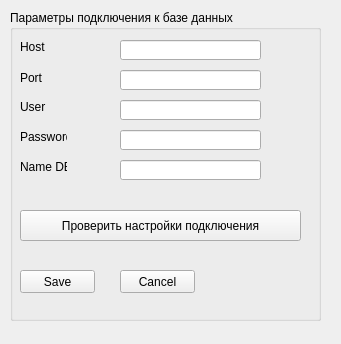
<?xml version="1.0" encoding="UTF-8"?>
<ui version="4.0">
 <class>connect_db</class>
 <widget class="QWidget" name="connect_db">
  <property name="geometry">
   <rect>
    <x>0</x>
    <y>0</y>
    <width>341</width>
    <height>344</height>
   </rect>
  </property>
  <property name="windowTitle">
   <string>Подключение к базе данных</string>
  </property>
  <widget class="QGroupBox" name="groupBox">
   <property name="geometry">
    <rect>
     <x>10</x>
     <y>10</y>
     <width>311</width>
     <height>311</height>
    </rect>
   </property>
   <property name="title">
    <string>Параметры подключения к базе данных</string>
   </property>
   <widget class="QLabel" name="port_db_lbl">
    <property name="geometry">
     <rect>
      <x>10</x>
      <y>60</y>
      <width>47</width>
      <height>16</height>
     </rect>
    </property>
    <property name="text">
     <string>Port</string>
    </property>
   </widget>
   <widget class="QLabel" name="host_db_lbl">
    <property name="geometry">
     <rect>
      <x>10</x>
      <y>30</y>
      <width>47</width>
      <height>14</height>
     </rect>
    </property>
    <property name="text">
     <string>Host</string>
    </property>
   </widget>
   <widget class="QLabel" name="user_db_lbl">
    <property name="geometry">
     <rect>
      <x>10</x>
      <y>90</y>
      <width>47</width>
      <height>14</height>
     </rect>
    </property>
    <property name="text">
     <string>User</string>
    </property>
   </widget>
   <widget class="QLabel" name="pass_db_lbl">
    <property name="geometry">
     <rect>
      <x>10</x>
      <y>120</y>
      <width>47</width>
      <height>14</height>
     </rect>
    </property>
    <property name="text">
     <string>Password</string>
    </property>
   </widget>
   <widget class="QLabel" name="name_db_lbl">
    <property name="geometry">
     <rect>
      <x>10</x>
      <y>150</y>
      <width>47</width>
      <height>14</height>
     </rect>
    </property>
    <property name="text">
     <string>Name DB</string>
    </property>
   </widget>
   <widget class="QLineEdit" name="host_db_lineEdit">
    <property name="geometry">
     <rect>
      <x>110</x>
      <y>30</y>
      <width>141</width>
      <height>20</height>
     </rect>
    </property>
   </widget>
   <widget class="QLineEdit" name="port_db_lineEdit">
    <property name="geometry">
     <rect>
      <x>110</x>
      <y>60</y>
      <width>141</width>
      <height>20</height>
     </rect>
    </property>
   </widget>
   <widget class="QLineEdit" name="user_db_lineEdit">
    <property name="geometry">
     <rect>
      <x>110</x>
      <y>90</y>
      <width>141</width>
      <height>20</height>
     </rect>
    </property>
   </widget>
   <widget class="QLineEdit" name="pass_db_lineEdit">
    <property name="geometry">
     <rect>
      <x>110</x>
      <y>120</y>
      <width>141</width>
      <height>20</height>
     </rect>
    </property>
   </widget>
   <widget class="QLineEdit" name="name_db_lineEdit">
    <property name="geometry">
     <rect>
      <x>110</x>
      <y>150</y>
      <width>141</width>
      <height>20</height>
     </rect>
    </property>
   </widget>
   <widget class="QPushButton" name="save_db_btn">
    <property name="geometry">
     <rect>
      <x>10</x>
      <y>260</y>
      <width>75</width>
      <height>23</height>
     </rect>
    </property>
    <property name="text">
     <string>Save</string>
    </property>
   </widget>
   <widget class="QPushButton" name="cancel_db_btn">
    <property name="geometry">
     <rect>
      <x>110</x>
      <y>260</y>
      <width>75</width>
      <height>23</height>
     </rect>
    </property>
    <property name="text">
     <string>Cancel</string>
    </property>
   </widget>
   <widget class="QPushButton" name="check_db_btn">
    <property name="geometry">
     <rect>
      <x>10</x>
      <y>200</y>
      <width>281</width>
      <height>31</height>
     </rect>
    </property>
    <property name="text">
     <string>Проверить настройки подключения</string>
    </property>
   </widget>
  </widget>
 </widget>
 <resources/>
 <connections/>
</ui>
